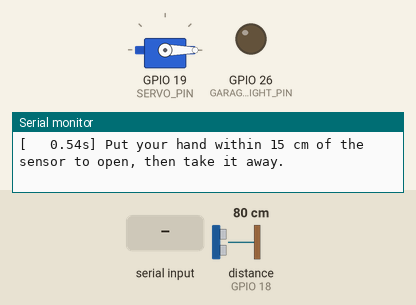
This sketch was run on a simulated ESP32. Parts: servo, output pins drawn as LEDs (lit = HIGH), the last lines printed to the serial monitor. Wiring (inferred from the names in the program): ultrasonic range finder: trigger GPIO 5; echo GPIO 18. The inputs (shaded band) are chosen by the test bench; at power-on: distance to the obstacle (sensor on GPIO 18) 80 cm. The echo pulse lasts 58.3 µs per cm; pins used as bus, display or sensor lines are not drawn.

Above: at 1.7 s.
1.8 s: "s\n" received over Serial
At 2.14 s:
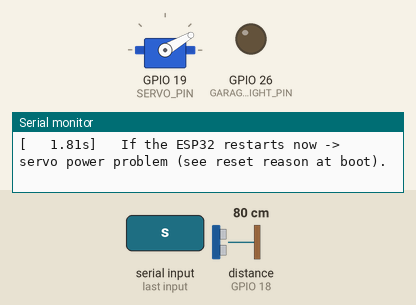
At 2.9 s:
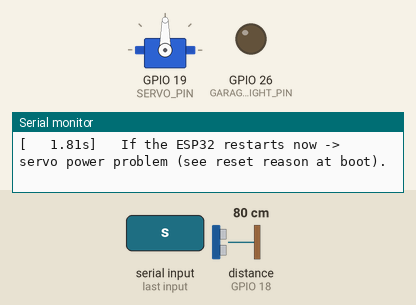
4.8 s: distance to the obstacle (sensor on GPIO 18) set to 16 cm
7.4 s: distance to the obstacle (sensor on GPIO 18) set to 12 cm
At 8.3 s:
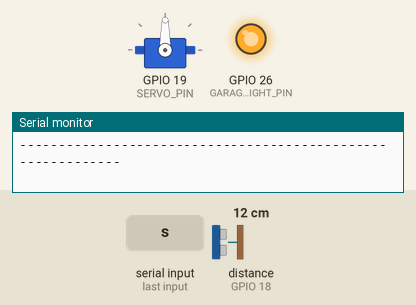
8.9 s: "s\n" received over Serial
Timing chart, 0 to 12.4 s (numbered marks = the images above; inputs shaded):
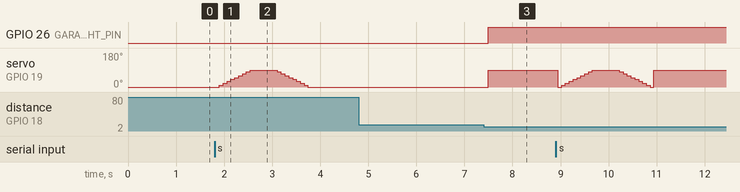

The sketch:

garage_test.ino
```cpp
/*
 * Garage test with full debugging — Calm Hills Smart Home
 * Ultrasonic (HC-SR04) + garage servo + garage light. No Wi-Fi.
 * Uses the same auto open/close rules as the main firmware.
 *
 * Board: ESP32 Dev Module · Library: ESP32Servo · Serial Monitor @ 115200
 *
 * Wiring:
 *   HC-SR04 VCC -> 5V, GND -> GND, TRIG -> GPIO 5, ECHO -> GPIO 18
 *   Servo red -> external 5V, brown -> GND, orange -> GPIO 19
 *   External 5V (-) MUST also connect to an ESP32 GND pin (shared ground)
 *   Garage light LED -> GPIO 26 -> 220 ohm -> GND (optional)
 *
 * Commands (type in Serial Monitor, then Enter):
 *   h        help                      p        print settings
 *   o        open now (manual)         c        close now (manual)
 *   a        auto mode on/off          s        servo sweep test (0 -> 90 -> 0)
 *   v        verbose: every reading on/off (default: summary every 2 s)
 *   t20      set detect distance to 20 cm
 *   d5000    set close delay to 5000 ms
 */

#include <ESP32Servo.h>
#include "esp_system.h"

// Pins (same as the main firmware)
#define TRIG_PIN 5
#define ECHO_PIN 18
#define SERVO_PIN 19
#define GARAGE_LIGHT_PIN 26

const int OPEN_ANGLE = 90;
const int CLOSED_ANGLE = 0;
int detectCm = 15;                    // same as DETECTION_CM in the main firmware
unsigned long closeDelayMs = 3000;    // same as GARAGE_CLOSE_MS
const unsigned long ECHO_TIMEOUT_US = 30000;  // ~5 m max range
const unsigned long STATS_EVERY_MS = 2000;
const unsigned long STUCK_WARN_MS = 10000;    // open + "near" this long -> warn

Servo garageServo;
bool gateOpen = false;
bool autoMode = true;
bool verbose = false;
unsigned long leftAt = 0;        // when the object went away (0 = present / not counting)
unsigned long nearSince = 0;     // when the current "near" streak started
int lastCountdownShown = -1;

// Stats for the current 2 s window
unsigned long statsStart = 0;
int nReadings = 0, nTimeouts = 0, nTiny = 0;
float sum = 0, sumSq = 0, minCm = 9999, maxCm = 0;

// ---------- helpers ----------
void logt(const char *fmt, ...) {
  char buf[200];
  va_list args;
  va_start(args, fmt);
  vsnprintf(buf, sizeof(buf), fmt, args);
  va_end(args);
  Serial.printf("[%7.2fs] %s\n", millis() / 1000.0, buf);
}

const char *resetReason() {
  switch (esp_reset_reason()) {
    case ESP_RST_POWERON: return "power-on";
    case ESP_RST_SW: return "software restart";
    case ESP_RST_PANIC: return "crash (panic)";
    case ESP_RST_BROWNOUT: return "BROWNOUT (voltage dropped!)";
    case ESP_RST_INT_WDT:
    case ESP_RST_TASK_WDT:
    case ESP_RST_WDT: return "watchdog";
    case ESP_RST_EXT: return "reset button";
    default: return "other";
  }
}

// One ping: returns echo time in microseconds (0 = no echo)
unsigned long pingUs() {
  digitalWrite(TRIG_PIN, LOW);
  delayMicroseconds(2);
  digitalWrite(TRIG_PIN, HIGH);
  delayMicroseconds(10);
  digitalWrite(TRIG_PIN, LOW);
  return pulseIn(ECHO_PIN, HIGH, ECHO_TIMEOUT_US);
}

// Median of 5 pings: ignores single bad echoes. Returns -1 if most pings failed.
float readDistanceCm(unsigned long &rawUsOut) {
  unsigned long us[5];
  int ok = 0;
  for (int i = 0; i < 5; i++) {
    unsigned long d = pingUs();
    if (d > 0) us[ok++] = d;
    delay(8);  // let echoes die down between pings
  }
  if (ok < 3) {
    rawUsOut = 0;
    return -1;
  }
  // sort the valid ones, take the middle
  for (int i = 0; i < ok; i++)
    for (int j = i + 1; j < ok; j++)
      if (us[j] < us[i]) { unsigned long t = us[i]; us[i] = us[j]; us[j] = t; }
  rawUsOut = us[ok / 2];
  return rawUsOut * 0.0343f / 2.0f;
}

void setGate(bool open, const char *why) {
  garageServo.write(open ? OPEN_ANGLE : CLOSED_ANGLE);
  digitalWrite(GARAGE_LIGHT_PIN, open ? HIGH : LOW);
  gateOpen = open;
  leftAt = 0;
  lastCountdownShown = -1;
  logt(">>> GARAGE %s (servo %d deg, light %s)  reason: %s", open ? "OPEN" : "CLOSED",
       open ? OPEN_ANGLE : CLOSED_ANGLE, open ? "on" : "off", why);
}

void printSettings() {
  Serial.println();
  Serial.println("---- settings ----");
  Serial.printf("auto mode     : %s\n", autoMode ? "ON (sensor opens/closes)" : "OFF (only o / c)");
  Serial.printf("detect at     : <= %d cm\n", detectCm);
  Serial.printf("close delay   : %lu ms after the object leaves\n", closeDelayMs);
  Serial.printf("servo angles  : open %d, closed %d\n", OPEN_ANGLE, CLOSED_ANGLE);
  Serial.printf("garage now    : %s\n", gateOpen ? "OPEN" : "closed");
  Serial.printf("verbose       : %s\n", verbose ? "every reading" : "summary every 2 s");
  Serial.println("------------------");
  Serial.println();
}

void printHelp() {
  Serial.println();
  Serial.println("Commands: h help | p settings | o open | c close | a auto on/off");
  Serial.println("          s servo sweep | v verbose | t20 detect cm | d5000 close delay ms");
  Serial.println();
}

void servoSweep() {
  logt("SERVO SWEEP: 0 -> 90 -> 0 deg. Watch the arm move smoothly.");
  logt("  If the ESP32 restarts now -> servo power problem (see reset reason at boot).");
  for (int a = 0; a <= 90; a += 10) { garageServo.write(a); delay(80); }
  delay(400);
  for (int a = 90; a >= 0; a -= 10) { garageServo.write(a); delay(80); }
  garageServo.write(gateOpen ? OPEN_ANGLE : CLOSED_ANGLE);
  logt("SERVO SWEEP done, back to %s.", gateOpen ? "OPEN" : "CLOSED");
}

void handleSerial() {
  if (!Serial.available()) return;
  String line = Serial.readStringUntil('\n');
  line.trim();
  line.toLowerCase();
  if (line.length() == 0) return;
  char cmd = line[0];
  String arg = line.substring(1);
  arg.trim();

  if (cmd == 'h') printHelp();
  else if (cmd == 'p') printSettings();
  else if (cmd == 'o') { autoMode = false; setGate(true, "manual command 'o' (auto mode now OFF)"); }
  else if (cmd == 'c') { autoMode = false; setGate(false, "manual command 'c' (auto mode now OFF)"); }
  else if (cmd == 'a') {
    autoMode = !autoMode;
    leftAt = 0;
    logt("AUTO MODE %s", autoMode ? "ON: sensor controls the garage" : "OFF: only o / c move it");
  } else if (cmd == 's') servoSweep();
  else if (cmd == 'v') { verbose = !verbose; logt("verbose %s", verbose ? "ON (every reading)" : "OFF (summary)"); }
  else if (cmd == 't' && arg.toInt() > 0) { detectCm = arg.toInt(); logt("detect distance -> %d cm", detectCm); }
  else if (cmd == 'd' && arg.toInt() > 0) { closeDelayMs = arg.toInt(); logt("close delay -> %lu ms", closeDelayMs); }
  else logt("unknown command '%s' (type h for help)", line.c_str());
}

void resetStats() {
  statsStart = millis();
  nReadings = nTimeouts = nTiny = 0;
  sum = sumSq = 0;
  minCm = 9999;
  maxCm = 0;
}

void printStats(float lastCm) {
  int good = nReadings - nTimeouts;
  Serial.println("------------------------------------------------------------");
  if (good > 0) {
    float avg = sum / good;
    float var = sumSq / good - avg * avg;
    float noise = var > 0 ? sqrt(var) : 0;
    logt("DISTANCE  now %.1f cm | min %.1f  max %.1f  avg %.1f | noise +/-%.1f cm",
         lastCm, minCm, maxCm, avg, noise);
    if (noise > 5) logt("  ! noisy readings: aim the sensor at a flat object, check wires are tight");
  } else {
    logt("DISTANCE  no valid echo in the last 2 s");
  }
  logt("READINGS  %d total, %d no-echo (%d%%)", nReadings, nTimeouts,
       nReadings ? nTimeouts * 100 / nReadings : 0);
  if (nReadings && nTimeouts * 100 / nReadings > 50)
    logt("  ! mostly no echo: check ECHO -> GPIO 18, TRIG -> GPIO 5, VCC is 5V, nothing closer than 2 cm");
  if (nTiny > 0)
    logt("  ! %d readings under 2 cm: impossible for HC-SR04 -> loose/shorted ECHO wire", nTiny);

  // Explain the garage state in plain words
  if (!autoMode) {
    logt("GARAGE    %s | auto mode OFF -> only 'o' / 'c' move it (type a to re-enable)",
         gateOpen ? "OPEN" : "closed");
  } else if (!gateOpen) {
    logt("GARAGE    closed | opens when something is <= %d cm", detectCm);
  } else if (leftAt == 0) {
    logt("GARAGE    OPEN | staying open: object still detected (%.1f cm <= %d cm)", lastCm, detectCm);
  } else {
    long left = (long)closeDelayMs - (long)(millis() - leftAt);
    logt("GARAGE    OPEN | object gone, closing in %.1f s", max(0L, left) / 1000.0);
  }
  Serial.println("------------------------------------------------------------");
}

// ---------- main ----------
void setup() {
  Serial.begin(115200);
  delay(500);
  pinMode(TRIG_PIN, OUTPUT);
  pinMode(ECHO_PIN, INPUT);
  pinMode(GARAGE_LIGHT_PIN, OUTPUT);
  digitalWrite(GARAGE_LIGHT_PIN, LOW);

  garageServo.setPeriodHertz(50);
  garageServo.attach(SERVO_PIN, 500, 2400);
  garageServo.write(CLOSED_ANGLE);

  Serial.println();
  Serial.println("=== Garage test (debug) ===");
  Serial.println("TRIG=5 ECHO=18 SERVO=19 LIGHT=26");
  logt("last reset reason: %s", resetReason());
  if (esp_reset_reason() == ESP_RST_BROWNOUT) {
    logt("  ! BROWNOUT: the board lost power, usually the servo pulling too much current.");
    logt("    Power the servo from the external 5V AND join its GND to the ESP32 GND.");
  }
  printSettings();
  printHelp();
  logt("Put your hand within %d cm of the sensor to open, then take it away.", detectCm);
  resetStats();
}

void loop() {
  handleSerial();

  unsigned long rawUs = 0;
  float cm = readDistanceCm(rawUs);
  bool echo = cm > 0;
  bool near = echo && cm <= detectCm;

  // stats
  nReadings++;
  if (!echo) nTimeouts++;
  else {
    if (cm < 2) nTiny++;
    sum += cm;
    sumSq += cm * cm;
    if (cm < minCm) minCm = cm;
    if (cm > maxCm) maxCm = cm;
  }

  if (verbose) {
    if (echo)
      logt("echo %5lu us -> %6.1f cm  %s", rawUs, cm, near ? "NEAR" : "far");
    else
      logt("no echo (timeout) -> treated as 'nothing there'");
  }

  // near-streak tracking (for the stuck warning)
  if (near) {
    if (nearSince == 0) nearSince = millis();
  } else {
    nearSince = 0;
  }

  // ---- same auto logic as the main firmware ----
  if (autoMode) {
    if (near) {
      if (leftAt != 0) {
        logt("object back at %.1f cm -> close countdown cancelled", cm);
        leftAt = 0;
        lastCountdownShown = -1;
      }
      if (!gateOpen) {
        char why[60];
        snprintf(why, sizeof(why), "object at %.1f cm (<= %d cm)", cm, detectCm);
        setGate(true, why);
      }
    } else if (gateOpen) {
      if (leftAt == 0) {
        leftAt = millis();
        if (echo)
          logt("object gone (now %.1f cm > %d cm) -> closing in %.1f s", cm, detectCm, closeDelayMs / 1000.0);
        else
          logt("object gone (no echo) -> closing in %.1f s", closeDelayMs / 1000.0);
      }
      unsigned long waited = millis() - leftAt;
      int secsLeft = (int)((closeDelayMs - min(waited, closeDelayMs) + 999) / 1000);
      if (secsLeft != lastCountdownShown && secsLeft > 0) {
        lastCountdownShown = secsLeft;
        logt("  closing in %d...", secsLeft);
      }
      if (waited >= closeDelayMs) {
        setGate(false, "nothing within range for the whole close delay");
      }
    }

    // The classic "opens but never closes" cause
    if (gateOpen && nearSince && millis() - nearSince > STUCK_WARN_MS) {
      logt("  ! open for %lus and the sensor STILL sees something at %.1f cm.",
           (millis() - nearSince) / 1000, cm);
      logt("    Is the opened door / servo arm in front of the sensor? Move the sensor,");
      logt("    or lower the detect distance (e.g. type t8).");
      nearSince = millis();  // repeat the warning every 10 s, not every loop
    }
  }

  if (millis() - statsStart >= STATS_EVERY_MS) {
    if (!verbose) printStats(cm);
    resetStats();
  }

  delay(40);
}
```

Measured:
- the behaviour switches between 15 and 14 cm on distance to the obstacle (sensor on GPIO 18) (found by bisection; images 2 and 3)
- after the input at 1.8 s, servo on GPIO 19 (SERVO_PIN): rises from 0° to 90° in 0.64 s, then falls to 0° in 1.2 s
- after the input at 7.4 s, GPIO 26 (GARAGE_LIGHT_PIN): LOW → HIGH after 0.09 s; servo on GPIO 19 (SERVO_PIN): 0° → 90° after 0.09 s
